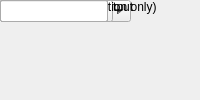
<?xml version="1.0" encoding="UTF-8"?>
<ui version="4.0">
 <class>MainWindow</class>
 <widget class="QMainWindow" name="MainWindow">
  <property name="windowTitle"><string>Shared BRAM</string></property>
  <widget class="QWidget" name="centralwidget">
   <!-- NOTE: this is a simplified structural mirror of the generated
        <module>_ui.py, not a full round-trip Designer file. Regenerate
        both from the same spec if you need to edit layout by hand. -->
       <widget class="QLabel" name="label_name">
     <property name="text"><string>Block name</string></property>
    </widget>
       <widget class="QLineEdit" name="name">
     <property name="toolTip"><string>A name you choose for this block instance, e.g. to note what it's used for in this design. Shown below the block on the diagram.</string></property>
    </widget>
       <widget class="QLabel" name="label_arith_type">
     <property name="text"><string>Output Data Type</string></property>
    </widget>
       <widget class="QComboBox" name="arith_type">
     <item><property name="text"><string>Unsigned</string></property></item>
     <item><property name="text"><string>Signed  (2's comp)</string></property></item>
    </widget>
       <widget class="QLabel" name="label_addr_width">
     <property name="text"><string>Address width</string></property>
    </widget>
       <widget class="QSpinBox" name="addr_width"/>
       <widget class="QLabel" name="label_data_width">
     <property name="text"><string>Data Width</string></property>
    </widget>
       <widget class="QComboBox" name="data_width">
     <item><property name="text"><string>8</string></property></item>
     <item><property name="text"><string>16</string></property></item>
     <item><property name="text"><string>32</string></property></item>
     <item><property name="text"><string>64</string></property></item>
     <item><property name="text"><string>128</string></property></item>
    </widget>
       <widget class="QLabel" name="label_reg_prim_output">
     <property name="text"><string>Register Primitive Output</string></property>
    </widget>
       <widget class="QCheckBox" name="reg_prim_output"/>
       <widget class="QLabel" name="label_reg_core_output">
     <property name="text"><string>Register Core Output</string></property>
    </widget>
       <widget class="QCheckBox" name="reg_core_output"/>
       <widget class="QLabel" name="label_optimization">
     <property name="text"><string>Optimization</string></property>
    </widget>
       <widget class="QComboBox" name="optimization">
     <item><property name="text"><string>Minimum_Area</string></property></item>
     <item><property name="text"><string>Low_Power</string></property></item>
    </widget>
       <widget class="QLabel" name="label_data_bin_pt">
     <property name="text"><string>Data Binary Point</string></property>
    </widget>
       <widget class="QLineEdit" name="data_bin_pt"/>
       <widget class="QLabel" name="label_init_vals">
     <property name="text"><string>Initial values (simulation only)</string></property>
    </widget>
       <widget class="QLineEdit" name="init_vals"/>
       <widget class="QLabel" name="label_sample_rate">
     <property name="text"><string>Sample rate</string></property>
    </widget>
       <widget class="QLineEdit" name="sample_rate"/>
  </widget>
 </widget>
 <resources/>
 <connections/>
</ui>
